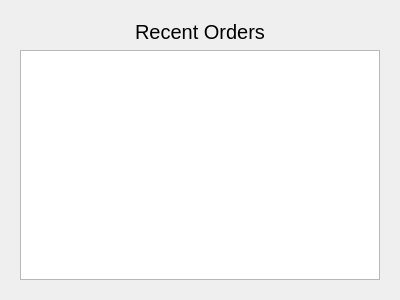
<?xml version="1.0" encoding="UTF-8"?>
<ui version="4.0">
 <class>recentOrders</class>
 <widget class="QWidget" name="recentOrders">
  <property name="geometry">
   <rect>
    <x>0</x>
    <y>0</y>
    <width>400</width>
    <height>300</height>
   </rect>
  </property>
  <property name="windowTitle">
   <string>Form</string>
  </property>
  <layout class="QGridLayout" name="gridLayout">
   <item row="0" column="0">
    <widget class="QStackedWidget" name="stackedWidget">
     <property name="currentIndex">
      <number>0</number>
     </property>
     <widget class="QWidget" name="page">
      <layout class="QVBoxLayout" name="verticalLayout">
       <item>
        <widget class="QLabel" name="label">
         <property name="styleSheet">
          <string notr="true">font-size:20px bold</string>
         </property>
         <property name="text">
          <string>Recent Orders</string>
         </property>
         <property name="alignment">
          <set>Qt::AlignCenter</set>
         </property>
        </widget>
       </item>
       <item>
        <widget class="QTableView" name="orderTable"/>
       </item>
      </layout>
     </widget>
    </widget>
   </item>
  </layout>
 </widget>
 <resources/>
 <connections/>
</ui>
